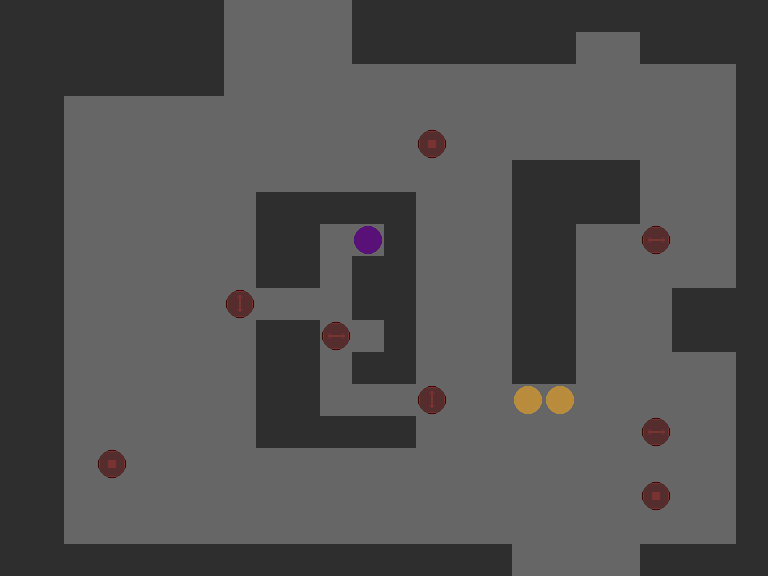

The image is a tile-based game level rendered from a .tmx file. Its description and source (layers, tilesets, objects; grid data summarised) follow:
An orthogonal 24x18 tile map with 32x32 px tiles, 2 tile layers (bg, fg).

<map version="1.2" tiledversion="1.3.3" orientation="orthogonal" renderorder="left-down" width="24" height="18" tilewidth="32" tileheight="32" infinite="0" nextlayerid="3" nextobjectid="1">
 <tileset firstgid="1" source="tilset.tsx" />
 <layer id="1" name="bg" width="24" height="18">
  <data>[432 cells, 432 non-empty, 2 distinct tile ids]</data>
 </layer>
 <layer id="2" name="fg" width="24" height="18">
  <data>[432 cells, 11 non-empty, 5 distinct tile ids]</data>
 </layer>
</map>
